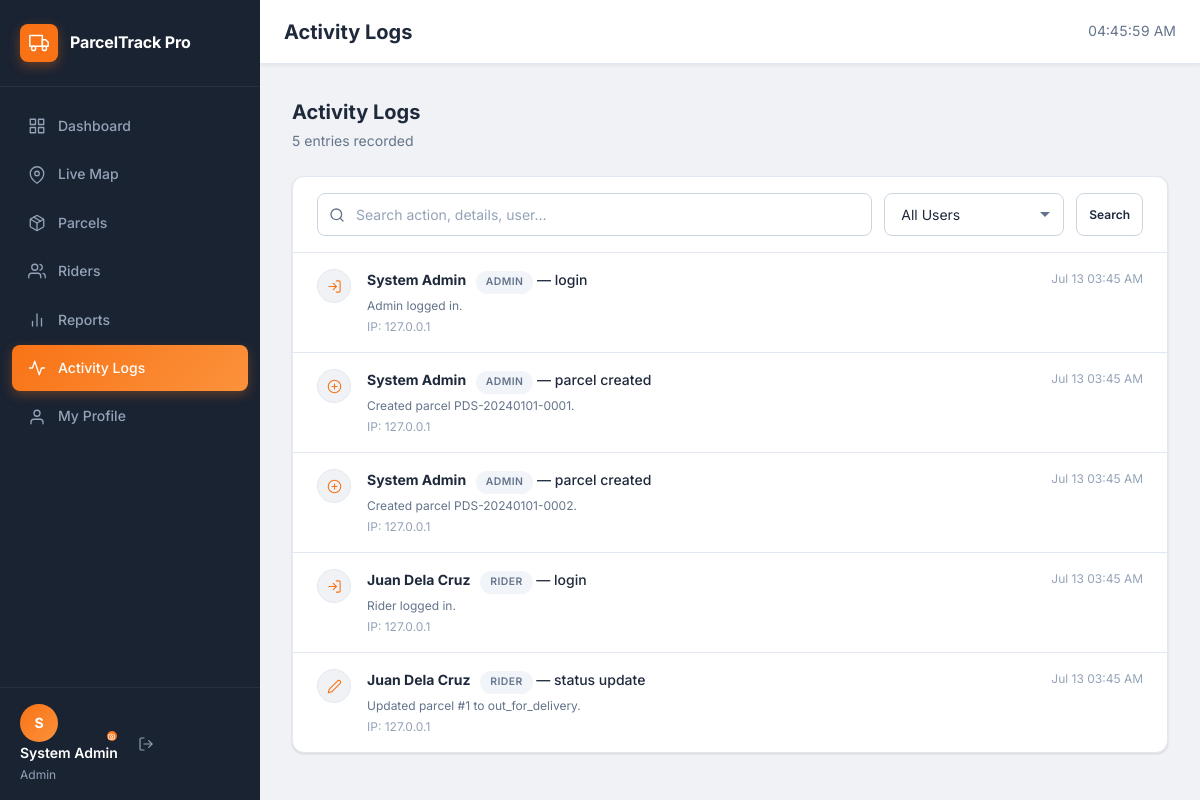
The page /admin/activity_logs.php (signed in) on the database its author committed.
### tables this page shows
CREATE TABLE `activity_logs` (
  `id`         INT UNSIGNED NOT NULL AUTO_INCREMENT,
  `user_id`    INT UNSIGNED NOT NULL,
  `action`     VARCHAR(255) NOT NULL,
  `details`    TEXT         DEFAULT NULL,
  `ip_address` VARCHAR(45)  NOT NULL DEFAULT '',
  `created_at` TIMESTAMP    NOT NULL DEFAULT CURRENT_TIMESTAMP,
  PRIMARY KEY (`id`),
  KEY `idx_al_user` (`user_id`),
  KEY `idx_al_time` (`created_at`),
  CONSTRAINT `fk_al_user` FOREIGN KEY (`user_id`) REFERENCES `users` (`id`) ON DELETE CASCADE
);

CREATE TABLE `users` (
  `id`         INT UNSIGNED NOT NULL AUTO_INCREMENT,
  `name`       VARCHAR(100) NOT NULL,
  `email`      VARCHAR(150) NOT NULL,
  `password`   VARCHAR(255) NOT NULL,
  `role`       ENUM('admin','rider') NOT NULL DEFAULT 'rider',
  `avatar`     VARCHAR(255) DEFAULT NULL,
  `created_at` TIMESTAMP NOT NULL DEFAULT CURRENT_TIMESTAMP,
  `updated_at` TIMESTAMP NOT NULL DEFAULT CURRENT_TIMESTAMP ON UPDATE CURRENT_TIMESTAMP,
  PRIMARY KEY (`id`),
  UNIQUE KEY `uq_users_email` (`email`)
);

### includes/functions.php (called while the page is built, shortened)
<?php
function e($value): string
{
    return htmlspecialchars((string) $value, ENT_QUOTES | ENT_SUBSTITUTE, 'UTF-8');
}
function get_param(string $key, $default = ''): string
{
    return isset($_GET[$key]) ? trim($_GET[$key]) : $default;
}
function paginate(int $totalRows, int $perPage = 20, int $currentPage = 1): array
{
    $totalPages = (int) ceil($totalRows / $perPage);
    $page       = max(1, min($currentPage, $totalPages ?: 1));
    $offset     = ($page - 1) * $perPage;
    return [
        'total'      => $totalRows,
        'perPage'    => $perPage,
        'page'       => $page,
        'totalPages' => $totalPages,
        'offset'     => $offset,
    ];
}
function fmt_date(?string $datetime, string $format = 'M d, Y h:i A'): string
{
    try {
        $dt = new DateTimeImmutable($datetime);
        return $dt->format($format);
    } catch (Exception $e) {
        return $datetime;
    }
}

### admin/activity_logs.php (the view, shortened to what this page needs)
<?php
require_once __DIR__ . '/../includes/functions.php';
$pdo    = db();
$search = get_param('q');
$page   = max(1, (int) get_param('page', '1'));
$perPage = 30;
$where  = ['1=1'];
$params = [];
$whereSQL = implode(' AND ', $where);
$total = (function () use ($pdo, $whereSQL, $params) {
    $stmt = $pdo->prepare("SELECT COUNT(*) FROM activity_logs al JOIN users u ON u.id = al.user_id WHERE {$whereSQL}");
    $stmt->execute($params);
    return (int) $stmt->fetchColumn();
})();
$pg   = paginate($total, $perPage, $page);
$logs = (function () use ($pdo, $whereSQL, $params, $perPage, $pg) {
    $sql = "SELECT al.*, u.name AS user_name, u.role
            FROM activity_logs al
            JOIN users u ON u.id = al.user_id
            WHERE {$whereSQL}
            ORDER BY al.created_at DESC
            LIMIT {$perPage} OFFSET {$pg['offset']}";
    $stmt = $pdo->prepare($sql);
    $stmt->execute($params);
    return $stmt->fetchAll();
})();
function action_icon(string $action): string {
    if (str_contains($action, 'login'))    return 'log-in';
    if (str_contains($action, 'create') || str_contains($action, 'created'))  return 'plus-circle';
    if (str_contains($action, 'update') || str_contains($action, 'updated'))  return 'edit-2';
    return 'activity';
}
?>
<?php require_once __DIR__ . '/../includes/header.php'; ?>
<div class="section-header">
    <div>
        <div class="section-title">Activity Logs</div>
        <div class="section-subtitle"><?= number_format($total) ?> entries recorded</div>
    </div>
</div>
<div class="card">
    <div class="table-toolbar">
        <form method="GET" style="display:flex;gap:var(--space-3);flex-wrap:wrap;flex:1;">
            <div class="search-input-wrap" style="flex:1;min-width:200px;">
                <input type="text" name="q" class="form-control" placeholder="Search action, details, user…" value="<?= e($search) ?>">
            </div>
            <select name="user" class="form-control" style="width:180px;" onchange="this.form.submit()">
                <option value="">All Users</option>
            </select>
            <button type="submit" class="btn btn-secondary btn-sm">Search</button>
        </form>
    </div>
    <div class="log-feed">
        <?php if (empty($logs)): ?>
        <div class="empty-state">
            <svg xmlns="http://www.w3.org/2000/svg" viewBox="0 0 24 24" fill="none" stroke-width="1.5" stroke-linecap="round" stroke-linejoin="round"><polyline points="22 12 18 12 15 21 9 3 6 12 2 12"/></svg>
            <h3>No log entries found</h3>
            <p>Activity will appear here as the system is used.</p>
        </div>
        <?php else: ?>
        <?php foreach ($logs as $log): ?>
        <div class="log-item">
            <div class="log-icon">
                <i data-feather="<?= action_icon($log['action']) ?>"></i>
            </div>
            <div class="log-content">
                <div class="log-action">
                    <strong><?= e($log['user_name']) ?></strong>
                    <span class="badge badge-secondary" style="margin-left:6px;font-size:0.65rem;"><?= e($log['role']) ?></span>
                    — <?= e(str_replace('_', ' ', $log['action'])) ?>
                </div>
                <?php if ($log['details']): ?>
                <div class="log-details"><?= e($log['details']) ?></div>
                <?php endif; ?>
                <div style="font-size:var(--font-size-xs);color:var(--color-text-light);margin-top:2px;">
                    IP: <?= e($log['ip_address']) ?>
                </div>
            </div>
            <div class="log-time" title="<?= e($log['created_at']) ?>">
                <?= fmt_date($log['created_at'], 'M d h:i A') ?>
            </div>
        </div>
        <?php endforeach; ?>
        <?php endif; ?>
    </div>
</div>
<?php require_once __DIR__ . '/../includes/footer.php'; ?>

### assets/css/admin.css (style rules this page uses)
.log-feed { display: flex; flex-direction: column; }
.log-item { display: flex; align-items: flex-start; gap: var(--space-4); padding: var(--space-4) var(--space-6); border-bottom: 1px solid var(--color-border); transition: background var(--transition-fast); }
.log-item:last-child { border-bottom: none; }
.log-icon { width: 34px; height: 34px; border-radius: var(--radius-full); background: var(--color-bg); display: flex; align-items: center; justify-content: center; flex-shrink: 0; border: 1px solid var(--color-border); }
.log-icon svg { width: 15px; height: 15px; stroke: var(--color-accent); }
.log-content { flex: 1; min-width: 0; }
.log-action { font-size: var(--font-size-sm); font-weight: 500; color: var(--color-text); }
.log-details { font-size: var(--font-size-xs); color: var(--color-text-muted); margin-top: 2px; }
.log-time { font-size: var(--font-size-xs); color: var(--color-text-light); white-space: nowrap; flex-shrink: 0; }

### rows shown on the page
activity_logs: user.name "System Admin", user.role "ADMIN", action "login", details "Admin logged in.", ip_address "127.0.0.1", created_at "Jul 13 03:45 AM"
activity_logs: user.name "System Admin", user.role "ADMIN", action "parcel created", details "Created parcel PDS-20240101-0001.", ip_address "127.0.0.1", created_at "Jul 13 03:45 AM"
activity_logs: user.name "System Admin", user.role "ADMIN", action "parcel created", details "Created parcel PDS-20240101-0002.", ip_address "127.0.0.1", created_at "Jul 13 03:45 AM"
activity_logs: user.name "Juan Dela Cruz", user.role "RIDER", action "login", details "Rider logged in.", ip_address "127.0.0.1", created_at "Jul 13 03:45 AM"
activity_logs: user.name "Juan Dela Cruz", user.role "RIDER", action "status update", details "Updated parcel #1 to out_for_delivery.", ip_address "127.0.0.1", created_at "Jul 13 03:45 AM"

### other values the page prints
APP_NAME "ParcelTrack Pro"
$link['label'] "Dashboard"
$link['label'] "Live Map"
$link['label'] "Parcels"
$link['label'] "Riders"
$link['label'] "Reports"
$link['label'] "Activity Logs"
$link['label'] "My Profile"
substr(current_user_name(), 0, 1) "S"
current_user_name() "System Admin"
$role "Admin"
$pageTitle "Activity Logs"
$total "5"
